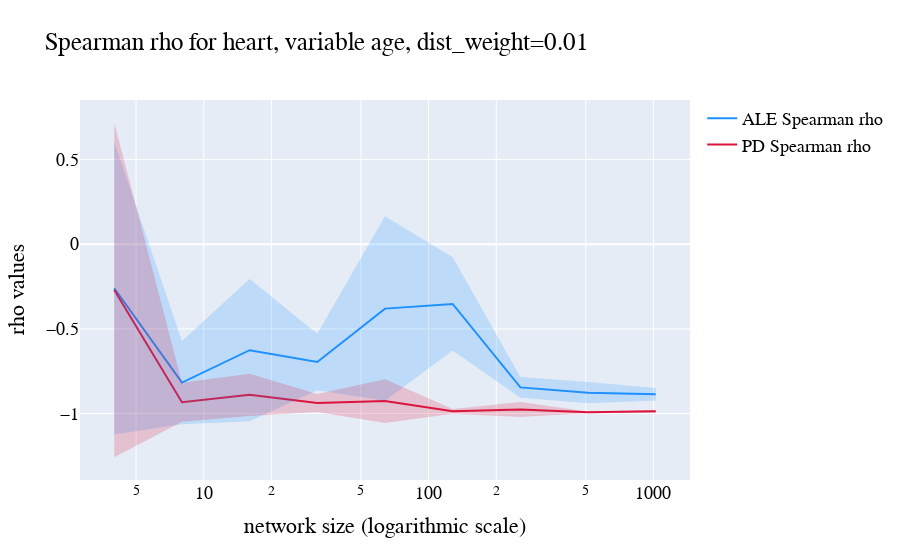
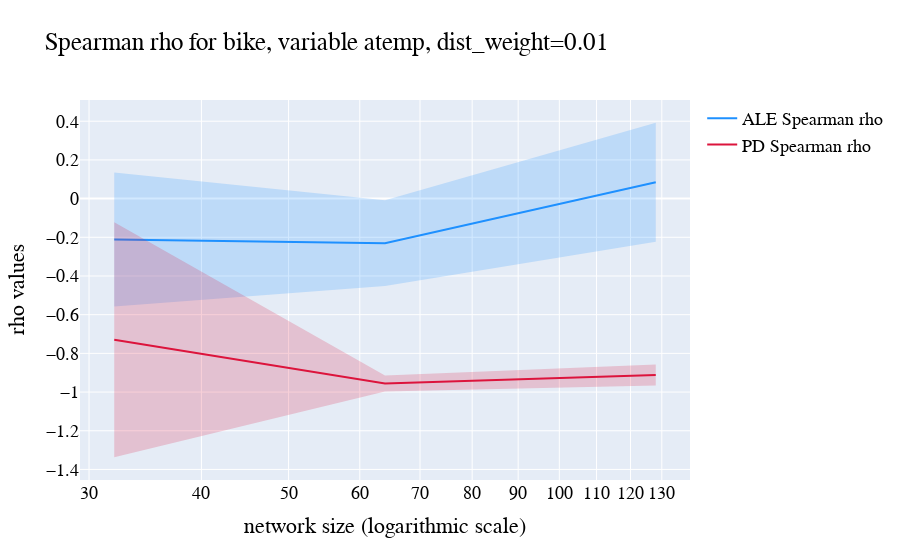
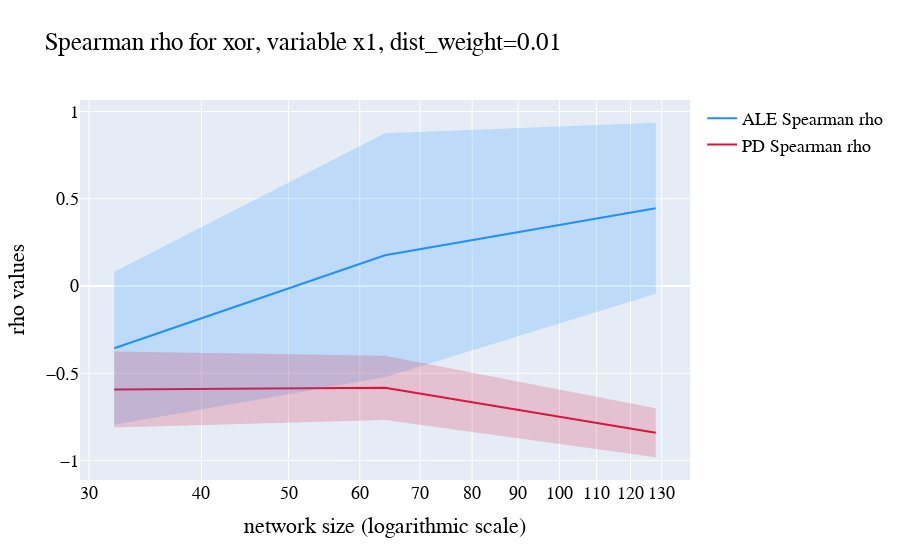
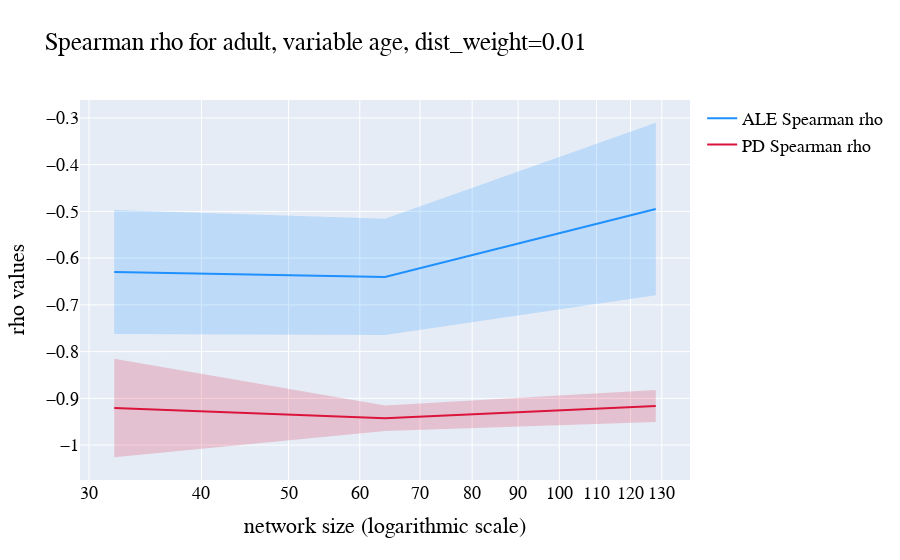

These figures' notebook cell, in order:
### Code cell
for _, row in df[["name", "variable"]].drop_duplicates().iterrows():
    size_plot(row["name"], row.variable)

### Figure 1 — Plotly figure (JSON) as saved in the notebook; plotly's stock layout.template omitted (floating-point values rounded to 4 significant figures)
{"data": [{"line": {"color": "rgba(30,144,255,1)"}, "mode": "lines", "name": "ALE Spearman rho", "type": "scatter", "x": [4, 8, 16, 32, 64, 128, 256, 512, 1024], "y": [-0.2601, -0.8169, -0.6257, -0.6957, -0.3804, -0.3527, -0.8453, -0.8765, -0.8856]}, {"line": {"color": "rgba(220,20,60,1)"}, "mode": "lines", "name": "PD Spearman rho", "type": "scatter", "x": [4, 8, 16, 32, 64, 128, 256, 512, 1024], "y": [-0.2706, -0.9327, -0.8894, -0.9371, -0.9262, -0.9866, -0.9753, -0.9926, -0.9866]}, {"fill": "toself", "fillcolor": "rgba(30,144,255,0.2)", "hoverinfo": "skip", "line": {"color": "rgba(255,255,255,0)"}, "showlegend": false, "type": "scatter", "x": [4, 8, 16, 32, 64, 128, 256, 512, 1024, 1024, 512, 256, 128, 64, 32, 16, 8, 4], "y": [0.6037, -0.5715, -0.2057, -0.5288, 0.164, -0.07803, -0.784, -0.8135, -0.8484, -0.9227, -0.9394, -0.9065, -0.6273, -0.9247, -0.8627, -1.046, -1.062, -1.124]}, {"fill": "toself", "fillcolor": "rgba(220,20,60,0.2)", "hoverinfo": "skip", "line": {"color": "rgba(255,255,255,0)"}, "showlegend": false, "type": "scatter", "x": [4, 8, 16, 32, 64, 128, 256, 512, 1024, 1024, 512, 256, 128, 64, 32, 16, 8, 4], "y": [0.7164, -0.8174, -0.7642, -0.8837, -0.7972, -0.9724, -0.9314, -0.9882, -0.9783, -0.9948, -0.997, -1.019, -1.001, -1.055, -0.9906, -1.015, -1.048, -1.258]}], "layout": {"font": {"color": "black", "family": "Courier New, monospace", "size": 18}, "title": {"text": "Spearman rho for heart, variable age, dist_weight=0.01"}, "xaxis": {"title": {"text": "network size (logarithmic scale)"}, "type": "log"}, "yaxis": {"title": {"text": "rho values"}}}}

### Figure 2 — Plotly figure (JSON) as saved in the notebook; plotly's stock layout.template omitted (floating-point values rounded to 4 significant figures)
{"data": [{"line": {"color": "rgba(30,144,255,1)"}, "mode": "lines", "name": "ALE Spearman rho", "type": "scatter", "x": [32, 64, 128], "y": [-0.2116, -0.2305, 0.0846]}, {"line": {"color": "rgba(220,20,60,1)"}, "mode": "lines", "name": "PD Spearman rho", "type": "scatter", "x": [32, 64, 128], "y": [-0.7294, -0.9553, -0.9116]}, {"fill": "toself", "fillcolor": "rgba(30,144,255,0.2)", "hoverinfo": "skip", "line": {"color": "rgba(255,255,255,0)"}, "showlegend": false, "type": "scatter", "x": [32, 64, 128, 128, 64, 32], "y": [0.1344, -0.0091, 0.3921, -0.2229, -0.452, -0.5576]}, {"fill": "toself", "fillcolor": "rgba(220,20,60,0.2)", "hoverinfo": "skip", "line": {"color": "rgba(255,255,255,0)"}, "showlegend": false, "type": "scatter", "x": [32, 64, 128, 128, 64, 32], "y": [-0.1217, -0.9141, -0.8575, -0.9656, -0.9965, -1.337]}], "layout": {"font": {"color": "black", "family": "Courier New, monospace", "size": 18}, "title": {"text": "Spearman rho for bike, variable atemp, dist_weight=0.01"}, "xaxis": {"title": {"text": "network size (logarithmic scale)"}, "type": "log"}, "yaxis": {"title": {"text": "rho values"}}}}

### Figure 3 — Plotly figure (JSON) as saved in the notebook; plotly's stock layout.template omitted (floating-point values rounded to 4 significant figures)
{"data": [{"line": {"color": "rgba(30,144,255,1)"}, "mode": "lines", "name": "ALE Spearman rho", "type": "scatter", "x": [32, 64, 128], "y": [-0.3562, 0.1761, 0.4458]}, {"line": {"color": "rgba(220,20,60,1)"}, "mode": "lines", "name": "PD Spearman rho", "type": "scatter", "x": [32, 64, 128], "y": [-0.5925, -0.5832, -0.8409]}, {"fill": "toself", "fillcolor": "rgba(30,144,255,0.2)", "hoverinfo": "skip", "line": {"color": "rgba(255,255,255,0)"}, "showlegend": false, "type": "scatter", "x": [32, 64, 128, 128, 64, 32], "y": [0.08227, 0.8748, 0.9356, -0.0441, -0.5226, -0.7946]}, {"fill": "toself", "fillcolor": "rgba(220,20,60,0.2)", "hoverinfo": "skip", "line": {"color": "rgba(255,255,255,0)"}, "showlegend": false, "type": "scatter", "x": [32, 64, 128, 128, 64, 32], "y": [-0.3747, -0.3994, -0.7006, -0.9812, -0.7671, -0.8102]}], "layout": {"font": {"color": "black", "family": "Courier New, monospace", "size": 18}, "title": {"text": "Spearman rho for xor, variable x1, dist_weight=0.01"}, "xaxis": {"title": {"text": "network size (logarithmic scale)"}, "type": "log"}, "yaxis": {"title": {"text": "rho values"}}}}

### Figure 4 — Plotly figure (JSON) as saved in the notebook; plotly's stock layout.template omitted (floating-point values rounded to 4 significant figures)
{"data": [{"line": {"color": "rgba(30,144,255,1)"}, "mode": "lines", "name": "ALE Spearman rho", "type": "scatter", "x": [32, 64, 128], "y": [-0.6295, -0.6403, -0.4947]}, {"line": {"color": "rgba(220,20,60,1)"}, "mode": "lines", "name": "PD Spearman rho", "type": "scatter", "x": [32, 64, 128], "y": [-0.9205, -0.9426, -0.9164]}, {"fill": "toself", "fillcolor": "rgba(30,144,255,0.2)", "hoverinfo": "skip", "line": {"color": "rgba(255,255,255,0)"}, "showlegend": false, "type": "scatter", "x": [32, 64, 128, 128, 64, 32], "y": [-0.4968, -0.5159, -0.3103, -0.6792, -0.7647, -0.7622]}, {"fill": "toself", "fillcolor": "rgba(220,20,60,0.2)", "hoverinfo": "skip", "line": {"color": "rgba(255,255,255,0)"}, "showlegend": false, "type": "scatter", "x": [32, 64, 128, 128, 64, 32], "y": [-0.815, -0.9155, -0.8822, -0.9506, -0.9697, -1.026]}], "layout": {"font": {"color": "black", "family": "Courier New, monospace", "size": 18}, "title": {"text": "Spearman rho for adult, variable age, dist_weight=0.01"}, "xaxis": {"title": {"text": "network size (logarithmic scale)"}, "type": "log"}, "yaxis": {"title": {"text": "rho values"}}}}
